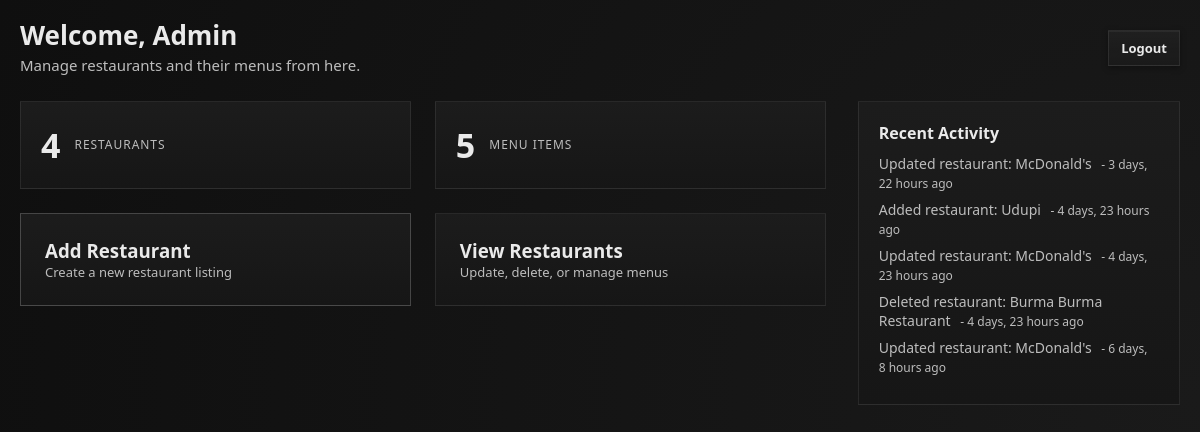
The page /admin_home/ (signed in) on the database as committed earlier.
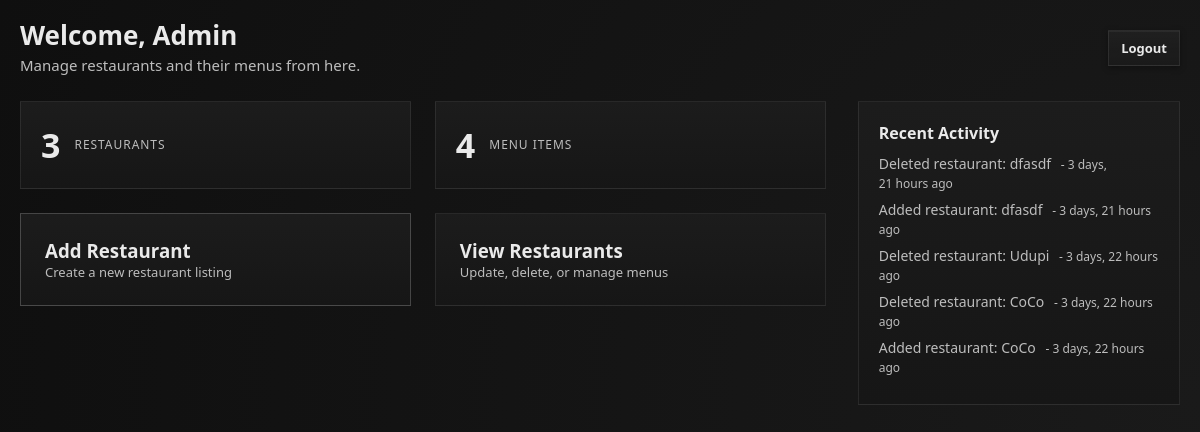
The same page on the database as committed later.
### delivery/models.py (models this page shows, shortened)
class AdminActivity(models.Model):
    action = models.CharField(max_length=255)
    created_at = models.DateTimeField(auto_now_add=True)

### delivery/views.py (the view)
# urls.py: path('admin_home/', views.admin_home, name='admin_home'),
@never_cache
@admin_required
def admin_home(request):
    if not request.session.get('is_admin'):
        return redirect('/')
    restaurant_count = Restaurant.objects.count()
    menu_count = Item.objects.count()
    context = {
        'restaurant_count': restaurant_count,
        'menu_count': menu_count,
        "activities": AdminActivity.objects.order_by("-created_at")[:5],
    }
    return render(request, 'admin_home.html', context)

### delivery/views.py (called while the page is built)
def admin_required(view_func):
    @wraps(view_func)
    def wrapper(request, *args, **kwargs):
        if not request.session.get("is_admin"):
            return redirect("/")
        return view_func(request, *args, **kwargs)
    return wrapper

### delivery/Templates/admin_home.html (shortened to what this page needs)
{% extends "base.html" %}
{% block content %}
<div class="admin-layout">
    <header class="admin-header">
        <div class="admin-title">
            <h1>Welcome, Admin</h1>
            <p>Manage restaurants and their menus from here.</p>
        </div>
        <div class="admin-topbar">
            <div class="admin-links">
                <form action="{% url 'logout' %}" method="post">
  <button type="submit" class="btn ghost">Logout</button>
</form>
            </div>
        </div>
    </header>
    <div class="admin-dashboard">
        <section class="admin-main">
            <div class="admin-stats">
                <div class="stat">
                    <span class="stat-number">{{ restaurant_count }}</span>
                    <span class="stat-label">Restaurants</span>
                </div>
                <div class="stat">
                    <span class="stat-number">{{ menu_count }}</span>
                    <span class="stat-label">Menu Items</span>
                </div>
            </div>
            <div class="admin-actions">
                <a href="#" class="admin-card primary" id="openAddRestaurant">
                    <h3>Add Restaurant</h3>
                    <p>Create a new restaurant listing</p>
                </a>
                <a href="{% url 'show_restaurant' %}" class="admin-card">
                    <h3>View Restaurants</h3>
                    <p>Update, delete, or manage menus</p>
                </a>
            </div>
        </section>
        <aside class="admin-sidebar">
            <div class="admin-panel">
                <h4>Recent Activity</h4>
                <ul>
                    {% for activity in activities %}
                    <li>
                        {{ activity.action }}
                        <span class="time">
                            - {{ activity.created_at|timesince }} ago
                        </span>
                    </li>
                    {% empty %}
                    <li class="muted">No recent activity</li>
                    {% endfor %}
                </ul>
            </div>
        </aside>
    </div>
</div>
{% endblock %}

Rows that differ between the two databases and show on the page:
no longer on this page (row unchanged): AdminActivity: action "Updated restaurant: McDonald's", created_at "3 days, 22 hours"
no longer on this page (row unchanged): AdminActivity: action "Added restaurant: Udupi", created_at "4 days, 23 hours"
no longer on this page (row unchanged): AdminActivity: action "Updated restaurant: McDonald's", created_at "4 days, 23 hours"
no longer on this page (row unchanged): AdminActivity: action "Deleted restaurant: Burma Burma Restaurant", created_at "4 days, 23 hours"
no longer on this page (row unchanged): AdminActivity: action "Updated restaurant: McDonald's", created_at "6 days, 8 hours"
added AdminActivity: action "Deleted restaurant: dfasdf", created_at "3 days, 21 hours"
added AdminActivity: action "Added restaurant: dfasdf", created_at "3 days, 21 hours"
added AdminActivity: action "Deleted restaurant: Udupi", created_at "3 days, 22 hours"
added AdminActivity: action "Deleted restaurant: CoCo", created_at "3 days, 22 hours"
added AdminActivity: action "Added restaurant: CoCo", created_at "3 days, 22 hours"
Other text that changed with them:
{{ restaurant_count }}: "4" → "3"
{{ menu_count }}: "5" → "4"
